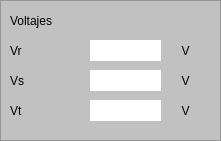
                <widget class="QFrame" name="frame_14">
                 <property name="geometry">
                  <rect>
                   <x>880</x>
                   <y>10</y>
                   <width>221</width>
                   <height>141</height>
                  </rect>
                 </property>
                 <property name="styleSheet">
                  <string notr="true">background-color: rgb(193, 193, 193);</string>
                 </property>
                 <property name="frameShape">
                  <enum>QFrame::StyledPanel</enum>
                 </property>
                 <property name="frameShadow">
                  <enum>QFrame::Raised</enum>
                 </property>
                 <widget class="QLabel" name="label_57">
                  <property name="geometry">
                   <rect>
                    <x>10</x>
                    <y>40</y>
                    <width>71</width>
                    <height>21</height>
                   </rect>
                  </property>
                  <property name="styleSheet">
                   <string notr="true">font: 10pt &quot;Segoe UI&quot;;
background-color: rgb(193, 193, 193);
color: rgb(0, 0, 0);</string>
                  </property>
                  <property name="text">
                   <string>Vr</string>
                  </property>
                 </widget>
                 <widget class="QLabel" name="label_58">
                  <property name="geometry">
                   <rect>
                    <x>10</x>
                    <y>70</y>
                    <width>71</width>
                    <height>21</height>
                   </rect>
                  </property>
                  <property name="styleSheet">
                   <string notr="true">font: 10pt &quot;Segoe UI&quot;;
background-color: rgb(193, 193, 193);
color: rgb(0, 0, 0);</string>
                  </property>
                  <property name="text">
                   <string>Vs</string>
                  </property>
                 </widget>
                 <widget class="QLabel" name="label_62">
                  <property name="geometry">
                   <rect>
                    <x>10</x>
                    <y>100</y>
                    <width>71</width>
                    <height>21</height>
                   </rect>
                  </property>
                  <property name="styleSheet">
                   <string notr="true">font: 10pt &quot;Segoe UI&quot;;
background-color: rgb(193, 193, 193);
color: rgb(0, 0, 0);</string>
                  </property>
                  <property name="text">
                   <string>Vt</string>
                  </property>
                 </widget>
                 <widget class="QLabel" name="label_63">
                  <property name="geometry">
                   <rect>
                    <x>10</x>
                    <y>10</y>
                    <width>121</width>
                    <height>21</height>
                   </rect>
                  </property>
                  <property name="styleSheet">
                   <string notr="true">font: 10pt &quot;Segoe UI&quot;;
background-color: rgb(193, 193, 193);
color: rgb(0, 0, 0);</string>
                  </property>
                  <property name="text">
                   <string>Voltajes</string>
                  </property>
                 </widget>
                 <widget class="QLabel" name="label_64">
                  <property name="geometry">
                   <rect>
                    <x>170</x>
                    <y>40</y>
                    <width>31</width>
                    <height>21</height>
                   </rect>
                  </property>
                  <property name="styleSheet">
                   <string notr="true">background-color: rgb(193, 193, 193);
color: rgb(0, 0, 0);
font: 700 14pt &quot;Segoe UI&quot;;</string>
                  </property>
                  <property name="text">
                   <string>V</string>
                  </property>
                  <property name="alignment">
                   <set>Qt::AlignCenter</set>
                  </property>
                 </widget>
                 <widget class="QLabel" name="lineEdit_27">
                  <property name="geometry">
                   <rect>
                    <x>90</x>
                    <y>40</y>
                    <width>71</width>
                    <height>21</height>
                   </rect>
                  </property>
                  <property name="styleSheet">
                   <string notr="true">background-color: rgb(255, 255, 255);
color: rgb(0, 0, 0);
font: 10pt &quot;Segoe UI&quot;;</string>
                  </property>
                  <property name="text">
                   <string/>
                  </property>
                 </widget>
                 <widget class="QLabel" name="lineEdit_28">
                  <property name="geometry">
                   <rect>
                    <x>90</x>
                    <y>70</y>
                    <width>71</width>
                    <height>21</height>
                   </rect>
                  </property>
                  <property name="styleSheet">
                   <string notr="true">background-color: rgb(255, 255, 255);
color: rgb(0, 0, 0);
font: 10pt &quot;Segoe UI&quot;;</string>
                  </property>
                  <property name="text">
                   <string/>
                  </property>
                 </widget>
                 <widget class="QLabel" name="lineEdit_29">
                  <property name="geometry">
                   <rect>
                    <x>90</x>
                    <y>100</y>
                    <width>71</width>
                    <height>21</height>
                   </rect>
                  </property>
                  <property name="styleSheet">
                   <string notr="true">background-color: rgb(255, 255, 255);
color: rgb(0, 0, 0);
font: 10pt &quot;Segoe UI&quot;;</string>
                  </property>
                  <property name="text">
                   <string/>
                  </property>
                 </widget>
                 <widget class="QLabel" name="label_65">
                  <property name="geometry">
                   <rect>
                    <x>170</x>
                    <y>70</y>
                    <width>31</width>
                    <height>21</height>
                   </rect>
                  </property>
                  <property name="styleSheet">
                   <string notr="true">background-color: rgb(193, 193, 193);
color: rgb(0, 0, 0);
font: 700 14pt &quot;Segoe UI&quot;;</string>
                  </property>
                  <property name="text">
                   <string>V</string>
                  </property>
                  <property name="alignment">
                   <set>Qt::AlignCenter</set>
                  </property>
                 </widget>
                 <widget class="QLabel" name="label_66">
                  <property name="geometry">
                   <rect>
                    <x>170</x>
                    <y>100</y>
                    <width>31</width>
                    <height>21</height>
                   </rect>
                  </property>
                  <property name="styleSheet">
                   <string notr="true">background-color: rgb(193, 193, 193);
color: rgb(0, 0, 0);
font: 700 14pt &quot;Segoe UI&quot;;</string>
                  </property>
                  <property name="text">
                   <string>V</string>
                  </property>
                  <property name="alignment">
                   <set>Qt::AlignCenter</set>
                  </property>
                 </widget>
                </widget>
